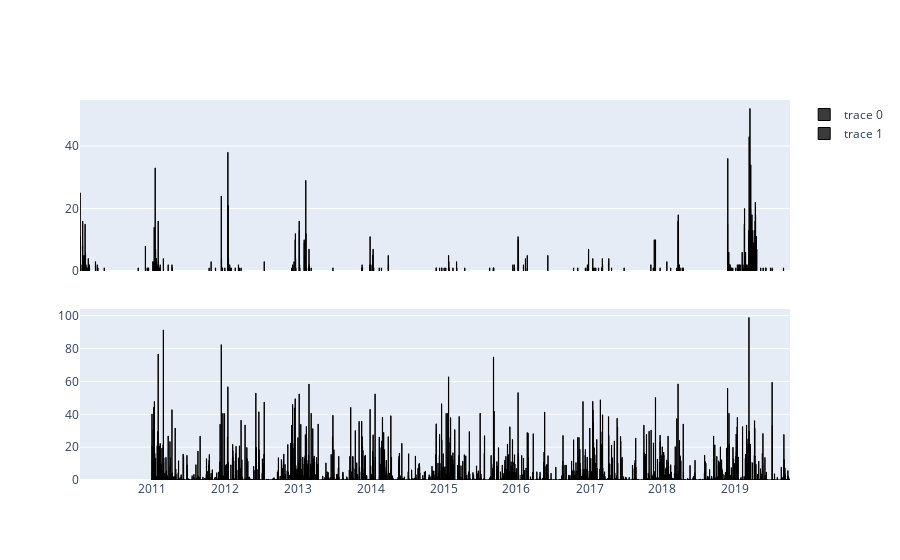

Notebook code cell kept with this figure:
### Code cell
fig = make_subplots(2, 1, shared_xaxes=True, vertical_spacing = 0.1)
fig.add_trace(go.Bar(
                 x = gb_label['Data'],
                 y = gb_label['count'],
                    ),col = 1, row = 1,
             )

fig.add_trace(go.Bar(
                    x = r_plot['Data'],
                    y = r_plot['Precipitacao_2'] ,),
              row = 2, col = 1,
             )

fig.update_layout(bargap = 0)
fig.update_traces(marker_line_color='black',
                  marker_color='#3b3b3b',
                  marker_line_width=1,
                  opacity=1)
fig.show()

### Figure 1 — Plotly figure (JSON) as saved in the notebook; plotly's stock layout.template omitted (floating-point values rounded to 4 significant figures; data arrays with more than 128 entries replaced by an {"elided": "..."} marker saying what was removed)
{"data": [{"marker": {"color": "#3b3b3b", "line": {"color": "black", "width": 1}}, "opacity": 1, "type": "bar", "x": {"elided": "278 str values"}, "xaxis": "x", "y": {"elided": "278 int values"}, "yaxis": "y"}, {"marker": {"color": "#3b3b3b", "line": {"color": "black", "width": 1}}, "opacity": 1, "type": "bar", "x": {"elided": "3196 str values"}, "xaxis": "x2", "y": {"elided": "3196 float values"}, "yaxis": "y2"}], "layout": {"autosize": true, "bargap": 0, "xaxis": {"anchor": "y", "autorange": true, "domain": [0, 1], "matches": "x2", "range": ["2010-01-06 12:00", "2019-10-01 12:00"], "showticklabels": false, "type": "date"}, "xaxis2": {"anchor": "y2", "autorange": true, "domain": [0, 1], "range": ["2010-01-06 12:00", "2019-10-01 12:00"], "type": "date"}, "yaxis": {"anchor": "x", "autorange": true, "domain": [0.55, 1], "range": [0, 54.74], "type": "linear"}, "yaxis2": {"anchor": "x2", "autorange": true, "domain": [0, 0.45], "range": [0, 104.1], "type": "linear"}}}
